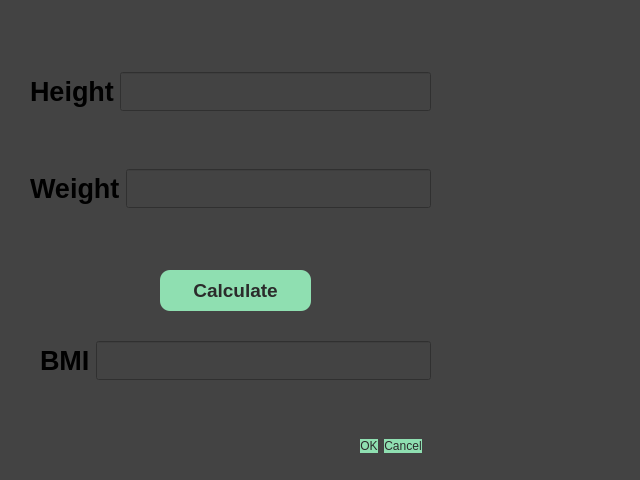
<?xml version="1.0" encoding="UTF-8"?>
<ui version="4.0">
 <class>BMI_window</class>
 <widget class="QDialog" name="BMI_window">
  <property name="geometry">
   <rect>
    <x>0</x>
    <y>0</y>
    <width>640</width>
    <height>480</height>
   </rect>
  </property>
  <property name="windowTitle">
   <string>Dialog</string>
  </property>
  <property name="styleSheet">
   <string notr="true">background-color: rgb(67, 67, 67);</string>
  </property>
  <widget class="QDialogButtonBox" name="buttonBox">
   <property name="geometry">
    <rect>
     <x>150</x>
     <y>421</y>
     <width>481</width>
     <height>51</height>
    </rect>
   </property>
   <property name="mouseTracking">
    <bool>true</bool>
   </property>
   <property name="styleSheet">
    <string notr="true">QPushButton{
background-color: rgb(143, 223, 177); 
border: none;
color:rgb(43, 43, 43);
border-radius: 10px;
}
</string>
   </property>
   <property name="orientation">
    <enum>Qt::Horizontal</enum>
   </property>
   <property name="standardButtons">
    <set>QDialogButtonBox::Cancel|QDialogButtonBox::Ok</set>
   </property>
   <property name="centerButtons">
    <bool>true</bool>
   </property>
  </widget>
  <widget class="QWidget" name="layoutWidget_2">
   <property name="geometry">
    <rect>
     <x>40</x>
     <y>320</y>
     <width>391</width>
     <height>81</height>
    </rect>
   </property>
   <layout class="QHBoxLayout" name="horizontalLayout_3">
    <item>
     <widget class="QLabel" name="label_3">
      <property name="font">
       <font>
        <pointsize>20</pointsize>
        <weight>75</weight>
        <bold>true</bold>
       </font>
      </property>
      <property name="text">
       <string>BMI</string>
      </property>
     </widget>
    </item>
    <item>
     <widget class="QLineEdit" name="editLine_BMI">
      <property name="font">
       <font>
        <pointsize>20</pointsize>
        <italic>true</italic>
       </font>
      </property>
      <property name="accessibleName">
       <string/>
      </property>
      <property name="text">
       <string/>
      </property>
     </widget>
    </item>
   </layout>
  </widget>
  <widget class="QPushButton" name="pushButton_Calculate">
   <property name="geometry">
    <rect>
     <x>160</x>
     <y>270</y>
     <width>151</width>
     <height>41</height>
    </rect>
   </property>
   <property name="font">
    <font>
     <pointsize>14</pointsize>
     <weight>75</weight>
     <bold>true</bold>
    </font>
   </property>
   <property name="styleSheet">
    <string notr="true">QPushButton{
background-color: rgb(143, 223, 177); 
border: none;
color:rgb(43, 43, 43);
border-radius: 10px;
}
</string>
   </property>
   <property name="text">
    <string>Calculate</string>
   </property>
   <property name="default">
    <bool>false</bool>
   </property>
  </widget>
  <widget class="QWidget" name="layoutWidget">
   <property name="geometry">
    <rect>
     <x>30</x>
     <y>20</y>
     <width>401</width>
     <height>241</height>
    </rect>
   </property>
   <layout class="QVBoxLayout" name="verticalLayout_2">
    <item>
     <layout class="QHBoxLayout" name="horizontalLayout">
      <item>
       <widget class="QLabel" name="label">
        <property name="font">
         <font>
          <pointsize>20</pointsize>
          <weight>75</weight>
          <bold>true</bold>
         </font>
        </property>
        <property name="text">
         <string>Height</string>
        </property>
       </widget>
      </item>
      <item>
       <widget class="QLineEdit" name="LineEdit_weight">
        <property name="font">
         <font>
          <pointsize>20</pointsize>
          <italic>true</italic>
         </font>
        </property>
        <property name="text">
         <string/>
        </property>
       </widget>
      </item>
     </layout>
    </item>
    <item>
     <layout class="QHBoxLayout" name="horizontalLayout_2">
      <item>
       <widget class="QLabel" name="label_2">
        <property name="font">
         <font>
          <pointsize>20</pointsize>
          <weight>75</weight>
          <bold>true</bold>
         </font>
        </property>
        <property name="text">
         <string>Weight</string>
        </property>
       </widget>
      </item>
      <item>
       <widget class="QLineEdit" name="LineEdit_height">
        <property name="font">
         <font>
          <pointsize>20</pointsize>
          <italic>true</italic>
         </font>
        </property>
        <property name="text">
         <string/>
        </property>
       </widget>
      </item>
     </layout>
    </item>
   </layout>
  </widget>
 </widget>
 <resources/>
 <connections>
  <connection>
   <sender>buttonBox</sender>
   <signal>accepted()</signal>
   <receiver>BMI_window</receiver>
   <slot>accept()</slot>
   <hints>
    <hint type="sourcelabel">
     <x>248</x>
     <y>254</y>
    </hint>
    <hint type="destinationlabel">
     <x>157</x>
     <y>274</y>
    </hint>
   </hints>
  </connection>
  <connection>
   <sender>buttonBox</sender>
   <signal>rejected()</signal>
   <receiver>BMI_window</receiver>
   <slot>reject()</slot>
   <hints>
    <hint type="sourcelabel">
     <x>316</x>
     <y>260</y>
    </hint>
    <hint type="destinationlabel">
     <x>286</x>
     <y>274</y>
    </hint>
   </hints>
  </connection>
 </connections>
</ui>
